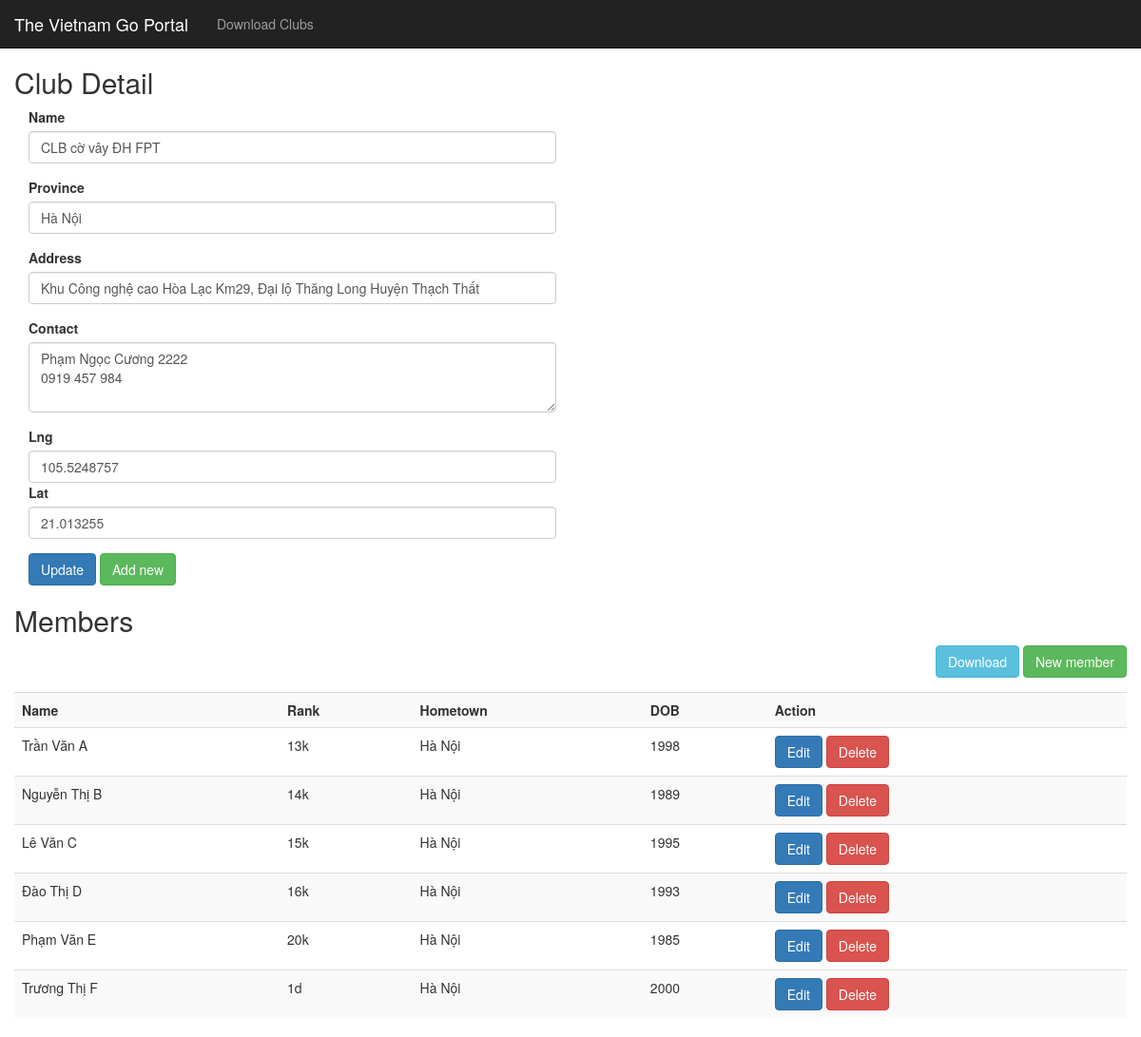
The app's page /club/1, older data.
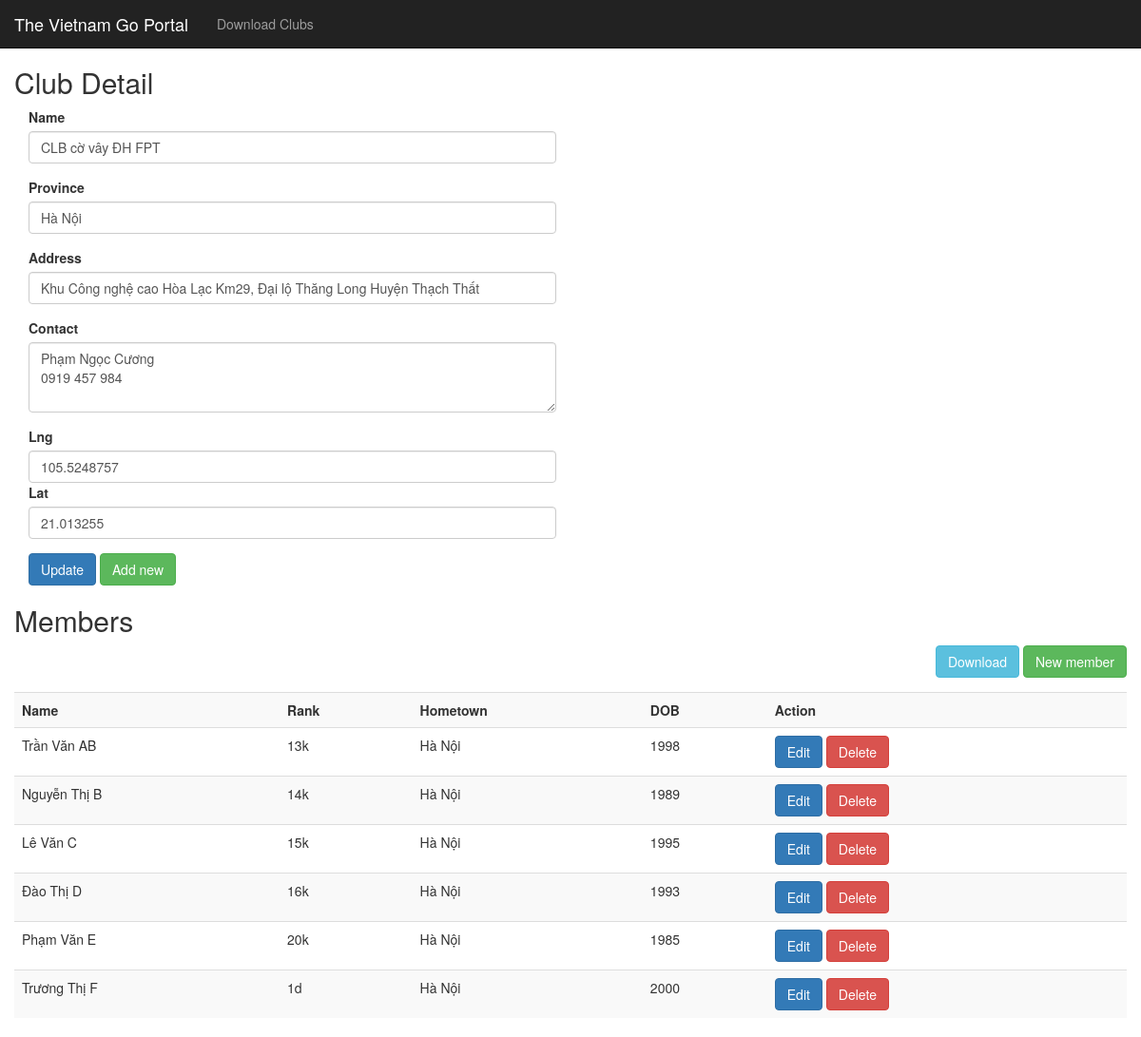
The same page, newer data.
### app/models/club.py (models this page shows, shortened)
class Club(db.Model):
    id = db.Column(db.Integer, primary_key = True, autoincrement = True)
    name = db.Column(db.String(100), unique = True, nullable = False)
    province = db.Column(db.String(50), unique = False, nullable = False)
    address = db.Column(db.String(500), unique = False, nullable = False)
    contact = db.Column(db.String(120), unique = False, nullable = False)
    lng = db.Column(db.Float, unique = False, nullable = False)
    lat = db.Column(db.Float, unique = False, nullable = False)
    members = db.relationship('Player', lazy = 'select') #, backref=db.backref('members', lazy='joined'))
    def __init__(self):
        self.lng = 105.6207275390417
        self.lat = 21.281789604927425
    def getById(id):
        return Club.query.filter_by(id = id).first()

### app/models/player.py (models this page shows, shortened)
class Player(db.Model):
    id = db.Column(db.Integer, primary_key=True)
    name = db.Column(db.String(100), nullable = False)
    rank = db.Column(db.String(3), nullable = False)
    hometown = db.Column(db.String(20))
    birthYear = db.Column(db.Integer)
    clubId = db.Column(db.Integer, db.ForeignKey('club.id'), nullable = False)

### app/routes.py (the view)
@app.route("/club", methods = ["GET"])
@app.route("/club/<id>", methods = ["GET"])
def getClub(id = None):
    club = Club()
    if id is not None:
        club = Club.getById(id)
    return render_template('club.html', club = club)

### app/templates/club.html (shortened to what this page needs)
{% extends '_master.html' %}
{% block styles %}
{{super()}}
<link href="https://api.mapbox.com/mapbox-gl-js/v1.12.0/mapbox-gl.css" rel="stylesheet" />
{% endblock %}
{% block content %}
{{super()}}
<div class="container" style="margin-top: 50px;">
    <div class="row">
        <h2> Club Detail </h2>
    </div>
    <div class="row">
        <div class="col-sm-6">
            <div class="form-group">
                <label for="clubName">Name</label>
                <input type="text" class="form-control" value="{{club.name}}" id="clubName" />
            </div>
            <div class="form-group">
                <label for="clubProvince">Province</label>
                <input type="text" class="form-control" value="{{club.province}}" id="clubProvince" />
            </div>
            <div class="form-group">
                <label for="clubAddress">Address</label>
                <input type="text" class="form-control" value="{{club.address}}" id="clubAddress" />
            </div>
            <div class="form-group">
                <label for="clubContact">Contact</label>
                <textarea class="form-control" rows="3" id="clubContact">{{club.contact}}</textarea>
            </div>
            <div class="form-group">
                <label for="clubLat">Lng</label>
                <input type="number" class="form-control" value="{{club.lng}}" id="clubLng" />
                <label for="clubLat">Lat</label>
                <input type="number" class="form-control" value="{{club.lat}}" id="clubLat" />
            </div>
            <div>
                <button class="btn btn-primary" onclick="updateClub('{{club.id}}')">Update</button>
                <button class="btn btn-success" onclick="addClub()">Add new</button>
            </div>
        </div>
        <div class="col-sm-6">
            <div id="map" style="width: 100%; height: 500px;"></div>
        </div>
    </div>
    <div class="row">
        <h2> Members </h2>
        <div style="margin-bottom: 15px; float: right;">
            <a href="/club/{{club.id}}/download" class="btn btn-info" role="button">
                Download
            </a>
            <a href="/player" class="btn btn-success" role="button">
                New member
            </a>
        </div>
        <div>
            <table class="table table-striped">
                <tr>
                    <th>Name</th>
                    <th>Rank</th>
                    <th>Hometown</th>
                    <th>DOB</th>
                    <th>Action</th>
                </tr>
                {% for member in club.members %}
                <tr>
                    <td>{{ member.name }}</td>
                    <td>{{ member.rank }}</td>
                    <td>{{ member.hometown }}</td>
                    <td>{{ member.birthYear}}</td>
                    <td>
                        <a href="/player/{{member.id}}" class="btn btn-primary" role="button">
                            Edit
                        </a>
                        <a onclick="deleteMember('{{member.id}}')" class="btn btn-danger" role="button">
                            Delete
                        </a>
                    </td>
                </tr>
                {% endfor %}
            </table>
        </div>
    </div>
</div>
{% endblock %}

### app/templates/_master.html
{% extends 'bootstrap/base.html' %}
{% block content %}
<nav class="navbar navbar-inverse navbar-fixed-top">
    <div class="container-fluid">
        <div class="navbar-header">
            <a class="navbar-brand" href="/">The Vietnam Go Portal</a>
        </div>
        <ul class="nav navbar-nav">
            <li><a href="/clubs/download">Download Clubs</a></li>
        </ul>
    </div>
</nav>
{% endblock %}

Row changes from the older to the newer data that the page shows:
changed Club "CLB cờ vây ĐH FPT": contact "Phạm Ngọc Cương 2222 0919 457 984" → "Phạm Ngọc Cương 0919 457 984"
changed Player: name "Trần Văn A" → "Trần Văn AB"
